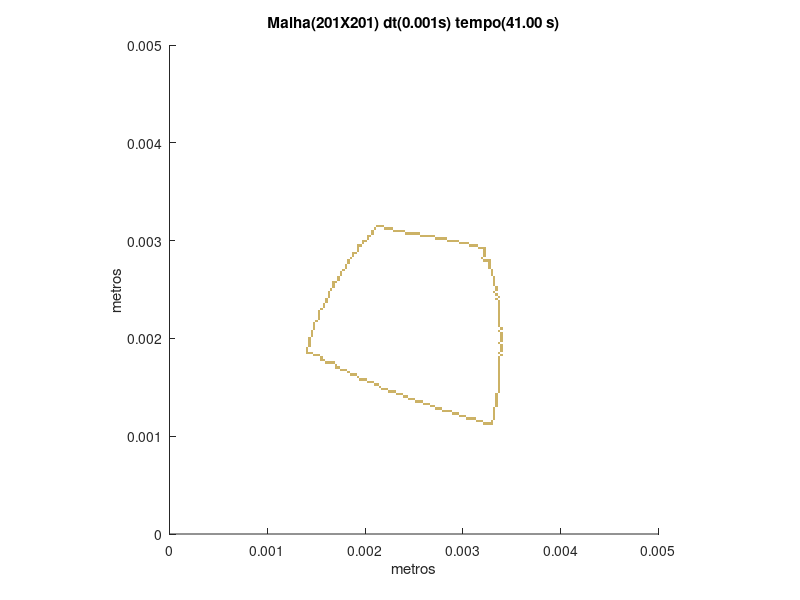

Recreate this plot in MATLAB.
set (gca,'PlotBoxAspectRatio',[1 1 1],'Xlim',[0,0.005],'Ylim',[0,0.005])
hold on
title('Malha(201X201) dt(0.001s) tempo(41.00 s)')
hold on
ylabel('metros')
hold on
xlabel('metros')
hold on

fill([0.0032089552238806 0.0032089552238806 0.00323383084577114 0.00323383084577114],[0.00111940298507463 0.00114427860696517 0.00114427860696517 0.00111940298507463],[0.8,0.7,0.4],'LineStyle','none')

fill([0.00323383084577114 0.00323383084577114 0.00325870646766169 0.00325870646766169],[0.00111940298507463 0.00114427860696517 0.00114427860696517 0.00111940298507463],[0.8,0.7,0.4],'LineStyle','none')

fill([0.00325870646766169 0.00325870646766169 0.00328358208955224 0.00328358208955224],[0.00111940298507463 0.00114427860696517 0.00114427860696517 0.00111940298507463],[0.8,0.7,0.4],'LineStyle','none')

fill([0.00328358208955224 0.00328358208955224 0.00330845771144279 0.00330845771144279],[0.00111940298507463 0.00114427860696517 0.00114427860696517 0.00111940298507463],[0.8,0.7,0.4],'LineStyle','none')

fill([0.00313432835820896 0.00313432835820896 0.0031592039800995 0.0031592039800995],[0.00114427860696517 0.00116915422885572 0.00116915422885572 0.00114427860696517],[0.8,0.7,0.4],'LineStyle','none')

fill([0.0031592039800995 0.0031592039800995 0.00318407960199005 0.00318407960199005],[0.00114427860696517 0.00116915422885572 0.00116915422885572 0.00114427860696517],[0.8,0.7,0.4],'LineStyle','none')

fill([0.00318407960199005 0.00318407960199005 0.0032089552238806 0.0032089552238806],[0.00114427860696517 0.00116915422885572 0.00116915422885572 0.00114427860696517],[0.8,0.7,0.4],'LineStyle','none')

fill([0.00328358208955224 0.00328358208955224 0.00330845771144279 0.00330845771144279],[0.00114427860696517 0.00116915422885572 0.00116915422885572 0.00114427860696517],[0.8,0.7,0.4],'LineStyle','none')

fill([0.00303482587064677 0.00303482587064677 0.00305970149253731 0.00305970149253731],[0.00116915422885572 0.00119402985074627 0.00119402985074627 0.00116915422885572],[0.8,0.7,0.4],'LineStyle','none')

fill([0.00305970149253731 0.00305970149253731 0.00308457711442786 0.00308457711442786],[0.00116915422885572 0.00119402985074627 0.00119402985074627 0.00116915422885572],[0.8,0.7,0.4],'LineStyle','none')

fill([0.00308457711442786 0.00308457711442786 0.00310945273631841 0.00310945273631841],[0.00116915422885572 0.00119402985074627 0.00119402985074627 0.00116915422885572],[0.8,0.7,0.4],'LineStyle','none')

fill([0.00310945273631841 0.00310945273631841 0.00313432835820896 0.00313432835820896],[0.00116915422885572 0.00119402985074627 0.00119402985074627 0.00116915422885572],[0.8,0.7,0.4],'LineStyle','none')

fill([0.00330845771144279 0.00330845771144279 0.00333333333333333 0.00333333333333333],[0.00116915422885572 0.00119402985074627 0.00119402985074627 0.00116915422885572],[0.8,0.7,0.4],'LineStyle','none')

fill([0.00296019900497512 0.00296019900497512 0.00298507462686567 0.00298507462686567],[0.00119402985074627 0.00121890547263682 0.00121890547263682 0.00119402985074627],[0.8,0.7,0.4],'LineStyle','none')

fill([0.00298507462686567 0.00298507462686567 0.00300995024875622 0.00300995024875622],[0.00119402985074627 0.00121890547263682 0.00121890547263682 0.00119402985074627],[0.8,0.7,0.4],'LineStyle','none')

fill([0.00300995024875622 0.00300995024875622 0.00303482587064677 0.00303482587064677],[0.00119402985074627 0.00121890547263682 0.00121890547263682 0.00119402985074627],[0.8,0.7,0.4],'LineStyle','none')

fill([0.00330845771144279 0.00330845771144279 0.00333333333333333 0.00333333333333333],[0.00119402985074627 0.00121890547263682 0.00121890547263682 0.00119402985074627],[0.8,0.7,0.4],'LineStyle','none')

fill([0.00288557213930348 0.00288557213930348 0.00291044776119403 0.00291044776119403],[0.00121890547263682 0.00124378109452736 0.00124378109452736 0.00121890547263682],[0.8,0.7,0.4],'LineStyle','none')

fill([0.00291044776119403 0.00291044776119403 0.00293532338308458 0.00293532338308458],[0.00121890547263682 0.00124378109452736 0.00124378109452736 0.00121890547263682],[0.8,0.7,0.4],'LineStyle','none')

fill([0.00293532338308458 0.00293532338308458 0.00296019900497512 0.00296019900497512],[0.00121890547263682 0.00124378109452736 0.00124378109452736 0.00121890547263682],[0.8,0.7,0.4],'LineStyle','none')

fill([0.00330845771144279 0.00330845771144279 0.00333333333333333 0.00333333333333333],[0.00121890547263682 0.00124378109452736 0.00124378109452736 0.00121890547263682],[0.8,0.7,0.4],'LineStyle','none')

fill([0.00278606965174129 0.00278606965174129 0.00281094527363184 0.00281094527363184],[0.00124378109452736 0.00126865671641791 0.00126865671641791 0.00124378109452736],[0.8,0.7,0.4],'LineStyle','none')

fill([0.00281094527363184 0.00281094527363184 0.00283582089552239 0.00283582089552239],[0.00124378109452736 0.00126865671641791 0.00126865671641791 0.00124378109452736],[0.8,0.7,0.4],'LineStyle','none')

fill([0.00283582089552239 0.00283582089552239 0.00286069651741294 0.00286069651741294],[0.00124378109452736 0.00126865671641791 0.00126865671641791 0.00124378109452736],[0.8,0.7,0.4],'LineStyle','none')

fill([0.00286069651741294 0.00286069651741294 0.00288557213930348 0.00288557213930348],[0.00124378109452736 0.00126865671641791 0.00126865671641791 0.00124378109452736],[0.8,0.7,0.4],'LineStyle','none')

fill([0.00330845771144279 0.00330845771144279 0.00333333333333333 0.00333333333333333],[0.00124378109452736 0.00126865671641791 0.00126865671641791 0.00124378109452736],[0.8,0.7,0.4],'LineStyle','none')

fill([0.00271144278606965 0.00271144278606965 0.0027363184079602 0.0027363184079602],[0.00126865671641791 0.00129353233830846 0.00129353233830846 0.00126865671641791],[0.8,0.7,0.4],'LineStyle','none')

fill([0.0027363184079602 0.0027363184079602 0.00276119402985075 0.00276119402985075],[0.00126865671641791 0.00129353233830846 0.00129353233830846 0.00126865671641791],[0.8,0.7,0.4],'LineStyle','none')

fill([0.00276119402985075 0.00276119402985075 0.00278606965174129 0.00278606965174129],[0.00126865671641791 0.00129353233830846 0.00129353233830846 0.00126865671641791],[0.8,0.7,0.4],'LineStyle','none')

fill([0.00330845771144279 0.00330845771144279 0.00333333333333333 0.00333333333333333],[0.00126865671641791 0.00129353233830846 0.00129353233830846 0.00126865671641791],[0.8,0.7,0.4],'LineStyle','none')

fill([0.00266169154228856 0.00266169154228856 0.0026865671641791 0.0026865671641791],[0.00129353233830846 0.001318407960199 0.001318407960199 0.00129353233830846],[0.8,0.7,0.4],'LineStyle','none')

fill([0.0026865671641791 0.0026865671641791 0.00271144278606965 0.00271144278606965],[0.00129353233830846 0.001318407960199 0.001318407960199 0.00129353233830846],[0.8,0.7,0.4],'LineStyle','none')

fill([0.00333333333333333 0.00333333333333333 0.00335820895522388 0.00335820895522388],[0.00129353233830846 0.001318407960199 0.001318407960199 0.00129353233830846],[0.8,0.7,0.4],'LineStyle','none')

fill([0.00258706467661692 0.00258706467661692 0.00261194029850746 0.00261194029850746],[0.001318407960199 0.00134328358208955 0.00134328358208955 0.001318407960199],[0.8,0.7,0.4],'LineStyle','none')

fill([0.00261194029850746 0.00261194029850746 0.00263681592039801 0.00263681592039801],[0.001318407960199 0.00134328358208955 0.00134328358208955 0.001318407960199],[0.8,0.7,0.4],'LineStyle','none')

fill([0.00263681592039801 0.00263681592039801 0.00266169154228856 0.00266169154228856],[0.001318407960199 0.00134328358208955 0.00134328358208955 0.001318407960199],[0.8,0.7,0.4],'LineStyle','none')

fill([0.00333333333333333 0.00333333333333333 0.00335820895522388 0.00335820895522388],[0.001318407960199 0.00134328358208955 0.00134328358208955 0.001318407960199],[0.8,0.7,0.4],'LineStyle','none')

fill([0.00251243781094527 0.00251243781094527 0.00253731343283582 0.00253731343283582],[0.00134328358208955 0.0013681592039801 0.0013681592039801 0.00134328358208955],[0.8,0.7,0.4],'LineStyle','none')

fill([0.00253731343283582 0.00253731343283582 0.00256218905472637 0.00256218905472637],[0.00134328358208955 0.0013681592039801 0.0013681592039801 0.00134328358208955],[0.8,0.7,0.4],'LineStyle','none')

fill([0.00256218905472637 0.00256218905472637 0.00258706467661692 0.00258706467661692],[0.00134328358208955 0.0013681592039801 0.0013681592039801 0.00134328358208955],[0.8,0.7,0.4],'LineStyle','none')

fill([0.00333333333333333 0.00333333333333333 0.00335820895522388 0.00335820895522388],[0.00134328358208955 0.0013681592039801 0.0013681592039801 0.00134328358208955],[0.8,0.7,0.4],'LineStyle','none')

fill([0.00243781094527363 0.00243781094527363 0.00246268656716418 0.00246268656716418],[0.0013681592039801 0.00139303482587065 0.00139303482587065 0.0013681592039801],[0.8,0.7,0.4],'LineStyle','none')

fill([0.00246268656716418 0.00246268656716418 0.00248756218905473 0.00248756218905473],[0.0013681592039801 0.00139303482587065 0.00139303482587065 0.0013681592039801],[0.8,0.7,0.4],'LineStyle','none')

fill([0.00248756218905473 0.00248756218905473 0.00251243781094527 0.00251243781094527],[0.0013681592039801 0.00139303482587065 0.00139303482587065 0.0013681592039801],[0.8,0.7,0.4],'LineStyle','none')

fill([0.00333333333333333 0.00333333333333333 0.00335820895522388 0.00335820895522388],[0.0013681592039801 0.00139303482587065 0.00139303482587065 0.0013681592039801],[0.8,0.7,0.4],'LineStyle','none')

fill([0.00238805970149254 0.00238805970149254 0.00241293532338308 0.00241293532338308],[0.00139303482587065 0.00141791044776119 0.00141791044776119 0.00139303482587065],[0.8,0.7,0.4],'LineStyle','none')

fill([0.00241293532338308 0.00241293532338308 0.00243781094527363 0.00243781094527363],[0.00139303482587065 0.00141791044776119 0.00141791044776119 0.00139303482587065],[0.8,0.7,0.4],'LineStyle','none')

fill([0.00333333333333333 0.00333333333333333 0.00335820895522388 0.00335820895522388],[0.00139303482587065 0.00141791044776119 0.00141791044776119 0.00139303482587065],[0.8,0.7,0.4],'LineStyle','none')

fill([0.0023134328358209 0.0023134328358209 0.00233830845771144 0.00233830845771144],[0.00141791044776119 0.00144278606965174 0.00144278606965174 0.00141791044776119],[0.8,0.7,0.4],'LineStyle','none')

fill([0.00233830845771144 0.00233830845771144 0.00236318407960199 0.00236318407960199],[0.00141791044776119 0.00144278606965174 0.00144278606965174 0.00141791044776119],[0.8,0.7,0.4],'LineStyle','none')

fill([0.00236318407960199 0.00236318407960199 0.00238805970149254 0.00238805970149254],[0.00141791044776119 0.00144278606965174 0.00144278606965174 0.00141791044776119],[0.8,0.7,0.4],'LineStyle','none')

fill([0.00333333333333333 0.00333333333333333 0.00335820895522388 0.00335820895522388],[0.00141791044776119 0.00144278606965174 0.00144278606965174 0.00141791044776119],[0.8,0.7,0.4],'LineStyle','none')

fill([0.00223880597014925 0.00223880597014925 0.0022636815920398 0.0022636815920398],[0.00144278606965174 0.00146766169154229 0.00146766169154229 0.00144278606965174],[0.8,0.7,0.4],'LineStyle','none')

fill([0.0022636815920398 0.0022636815920398 0.00228855721393035 0.00228855721393035],[0.00144278606965174 0.00146766169154229 0.00146766169154229 0.00144278606965174],[0.8,0.7,0.4],'LineStyle','none')

fill([0.00228855721393035 0.00228855721393035 0.0023134328358209 0.0023134328358209],[0.00144278606965174 0.00146766169154229 0.00146766169154229 0.00144278606965174],[0.8,0.7,0.4],'LineStyle','none')

fill([0.00335820895522388 0.00335820895522388 0.00338308457711443 0.00338308457711443],[0.00144278606965174 0.00146766169154229 0.00146766169154229 0.00144278606965174],[0.8,0.7,0.4],'LineStyle','none')

fill([0.00216417910447761 0.00216417910447761 0.00218905472636816 0.00218905472636816],[0.00146766169154229 0.00149253731343284 0.00149253731343284 0.00146766169154229],[0.8,0.7,0.4],'LineStyle','none')

fill([0.00218905472636816 0.00218905472636816 0.00221393034825871 0.00221393034825871],[0.00146766169154229 0.00149253731343284 0.00149253731343284 0.00146766169154229],[0.8,0.7,0.4],'LineStyle','none')

fill([0.00221393034825871 0.00221393034825871 0.00223880597014925 0.00223880597014925],[0.00146766169154229 0.00149253731343284 0.00149253731343284 0.00146766169154229],[0.8,0.7,0.4],'LineStyle','none')

fill([0.00335820895522388 0.00335820895522388 0.00338308457711443 0.00338308457711443],[0.00146766169154229 0.00149253731343284 0.00149253731343284 0.00146766169154229],[0.8,0.7,0.4],'LineStyle','none')

fill([0.00213930348258706 0.00213930348258706 0.00216417910447761 0.00216417910447761],[0.00149253731343284 0.00151741293532338 0.00151741293532338 0.00149253731343284],[0.8,0.7,0.4],'LineStyle','none')

fill([0.00335820895522388 0.00335820895522388 0.00338308457711443 0.00338308457711443],[0.00149253731343284 0.00151741293532338 0.00151741293532338 0.00149253731343284],[0.8,0.7,0.4],'LineStyle','none')

fill([0.00208955223880597 0.00208955223880597 0.00211442786069652 0.00211442786069652],[0.00151741293532338 0.00154228855721393 0.00154228855721393 0.00151741293532338],[0.8,0.7,0.4],'LineStyle','none')

fill([0.00211442786069652 0.00211442786069652 0.00213930348258706 0.00213930348258706],[0.00151741293532338 0.00154228855721393 0.00154228855721393 0.00151741293532338],[0.8,0.7,0.4],'LineStyle','none')

fill([0.00335820895522388 0.00335820895522388 0.00338308457711443 0.00338308457711443],[0.00151741293532338 0.00154228855721393 0.00154228855721393 0.00151741293532338],[0.8,0.7,0.4],'LineStyle','none')

fill([0.00201492537313433 0.00201492537313433 0.00203980099502488 0.00203980099502488],[0.00154228855721393 0.00156716417910448 0.00156716417910448 0.00154228855721393],[0.8,0.7,0.4],'LineStyle','none')

fill([0.00203980099502488 0.00203980099502488 0.00206467661691542 0.00206467661691542],[0.00154228855721393 0.00156716417910448 0.00156716417910448 0.00154228855721393],[0.8,0.7,0.4],'LineStyle','none')

fill([0.00206467661691542 0.00206467661691542 0.00208955223880597 0.00208955223880597],[0.00154228855721393 0.00156716417910448 0.00156716417910448 0.00154228855721393],[0.8,0.7,0.4],'LineStyle','none')

fill([0.00335820895522388 0.00335820895522388 0.00338308457711443 0.00338308457711443],[0.00154228855721393 0.00156716417910448 0.00156716417910448 0.00154228855721393],[0.8,0.7,0.4],'LineStyle','none')

fill([0.00194029850746269 0.00194029850746269 0.00196517412935323 0.00196517412935323],[0.00156716417910448 0.00159203980099502 0.00159203980099502 0.00156716417910448],[0.8,0.7,0.4],'LineStyle','none')

fill([0.00196517412935323 0.00196517412935323 0.00199004975124378 0.00199004975124378],[0.00156716417910448 0.00159203980099502 0.00159203980099502 0.00156716417910448],[0.8,0.7,0.4],'LineStyle','none')

fill([0.00199004975124378 0.00199004975124378 0.00201492537313433 0.00201492537313433],[0.00156716417910448 0.00159203980099502 0.00159203980099502 0.00156716417910448],[0.8,0.7,0.4],'LineStyle','none')

fill([0.00335820895522388 0.00335820895522388 0.00338308457711443 0.00338308457711443],[0.00156716417910448 0.00159203980099502 0.00159203980099502 0.00156716417910448],[0.8,0.7,0.4],'LineStyle','none')

fill([0.00191542288557214 0.00191542288557214 0.00194029850746269 0.00194029850746269],[0.00159203980099502 0.00161691542288557 0.00161691542288557 0.00159203980099502],[0.8,0.7,0.4],'LineStyle','none')

fill([0.00335820895522388 0.00335820895522388 0.00338308457711443 0.00338308457711443],[0.00159203980099502 0.00161691542288557 0.00161691542288557 0.00159203980099502],[0.8,0.7,0.4],'LineStyle','none')

fill([0.0018407960199005 0.0018407960199005 0.00186567164179104 0.00186567164179104],[0.00161691542288557 0.00164179104477612 0.00164179104477612 0.00161691542288557],[0.8,0.7,0.4],'LineStyle','none')

fill([0.00186567164179104 0.00186567164179104 0.00189054726368159 0.00189054726368159],[0.00161691542288557 0.00164179104477612 0.00164179104477612 0.00161691542288557],[0.8,0.7,0.4],'LineStyle','none')

fill([0.00189054726368159 0.00189054726368159 0.00191542288557214 0.00191542288557214],[0.00161691542288557 0.00164179104477612 0.00164179104477612 0.00161691542288557],[0.8,0.7,0.4],'LineStyle','none')

fill([0.00335820895522388 0.00335820895522388 0.00338308457711443 0.00338308457711443],[0.00161691542288557 0.00164179104477612 0.00164179104477612 0.00161691542288557],[0.8,0.7,0.4],'LineStyle','none')

fill([0.00181592039800995 0.00181592039800995 0.0018407960199005 0.0018407960199005],[0.00164179104477612 0.00166666666666667 0.00166666666666667 0.00164179104477612],[0.8,0.7,0.4],'LineStyle','none')

fill([0.00335820895522388 0.00335820895522388 0.00338308457711443 0.00338308457711443],[0.00164179104477612 0.00166666666666667 0.00166666666666667 0.00164179104477612],[0.8,0.7,0.4],'LineStyle','none')

fill([0.00174129353233831 0.00174129353233831 0.00176616915422886 0.00176616915422886],[0.00166666666666667 0.00169154228855721 0.00169154228855721 0.00166666666666667],[0.8,0.7,0.4],'LineStyle','none')

fill([0.00176616915422886 0.00176616915422886 0.0017910447761194 0.0017910447761194],[0.00166666666666667 0.00169154228855721 0.00169154228855721 0.00166666666666667],[0.8,0.7,0.4],'LineStyle','none')

fill([0.0017910447761194 0.0017910447761194 0.00181592039800995 0.00181592039800995],[0.00166666666666667 0.00169154228855721 0.00169154228855721 0.00166666666666667],[0.8,0.7,0.4],'LineStyle','none')

fill([0.00335820895522388 0.00335820895522388 0.00338308457711443 0.00338308457711443],[0.00166666666666667 0.00169154228855721 0.00169154228855721 0.00166666666666667],[0.8,0.7,0.4],'LineStyle','none')

fill([0.00169154228855721 0.00169154228855721 0.00171641791044776 0.00171641791044776],[0.00169154228855721 0.00171641791044776 0.00171641791044776 0.00169154228855721],[0.8,0.7,0.4],'LineStyle','none')

fill([0.00171641791044776 0.00171641791044776 0.00174129353233831 0.00174129353233831],[0.00169154228855721 0.00171641791044776 0.00171641791044776 0.00169154228855721],[0.8,0.7,0.4],'LineStyle','none')

fill([0.00335820895522388 0.00335820895522388 0.00338308457711443 0.00338308457711443],[0.00169154228855721 0.00171641791044776 0.00171641791044776 0.00169154228855721],[0.8,0.7,0.4],'LineStyle','none')

fill([0.00169154228855721 0.00169154228855721 0.00171641791044776 0.00171641791044776],[0.00171641791044776 0.00174129353233831 0.00174129353233831 0.00171641791044776],[0.8,0.7,0.4],'LineStyle','none')

fill([0.00335820895522388 0.00335820895522388 0.00338308457711443 0.00338308457711443],[0.00171641791044776 0.00174129353233831 0.00174129353233831 0.00171641791044776],[0.8,0.7,0.4],'LineStyle','none')

fill([0.00159203980099502 0.00159203980099502 0.00161691542288557 0.00161691542288557],[0.00174129353233831 0.00176616915422886 0.00176616915422886 0.00174129353233831],[0.8,0.7,0.4],'LineStyle','none')

fill([0.00161691542288557 0.00161691542288557 0.00164179104477612 0.00164179104477612],[0.00174129353233831 0.00176616915422886 0.00176616915422886 0.00174129353233831],[0.8,0.7,0.4],'LineStyle','none')

fill([0.00164179104477612 0.00164179104477612 0.00166666666666667 0.00166666666666667],[0.00174129353233831 0.00176616915422886 0.00176616915422886 0.00174129353233831],[0.8,0.7,0.4],'LineStyle','none')

fill([0.00166666666666667 0.00166666666666667 0.00169154228855721 0.00169154228855721],[0.00174129353233831 0.00176616915422886 0.00176616915422886 0.00174129353233831],[0.8,0.7,0.4],'LineStyle','none')

fill([0.00335820895522388 0.00335820895522388 0.00338308457711443 0.00338308457711443],[0.00174129353233831 0.00176616915422886 0.00176616915422886 0.00174129353233831],[0.8,0.7,0.4],'LineStyle','none')

fill([0.00154228855721393 0.00154228855721393 0.00156716417910448 0.00156716417910448],[0.00176616915422886 0.0017910447761194 0.0017910447761194 0.00176616915422886],[0.8,0.7,0.4],'LineStyle','none')

fill([0.00156716417910448 0.00156716417910448 0.00159203980099502 0.00159203980099502],[0.00176616915422886 0.0017910447761194 0.0017910447761194 0.00176616915422886],[0.8,0.7,0.4],'LineStyle','none')

fill([0.00335820895522388 0.00335820895522388 0.00338308457711443 0.00338308457711443],[0.00176616915422886 0.0017910447761194 0.0017910447761194 0.00176616915422886],[0.8,0.7,0.4],'LineStyle','none')

fill([0.00154228855721393 0.00154228855721393 0.00156716417910448 0.00156716417910448],[0.0017910447761194 0.00181592039800995 0.00181592039800995 0.0017910447761194],[0.8,0.7,0.4],'LineStyle','none')

fill([0.00335820895522388 0.00335820895522388 0.00338308457711443 0.00338308457711443],[0.0017910447761194 0.00181592039800995 0.00181592039800995 0.0017910447761194],[0.8,0.7,0.4],'LineStyle','none')

fill([0.00146766169154229 0.00146766169154229 0.00149253731343284 0.00149253731343284],[0.00181592039800995 0.0018407960199005 0.0018407960199005 0.00181592039800995],[0.8,0.7,0.4],'LineStyle','none')

fill([0.00149253731343284 0.00149253731343284 0.00151741293532338 0.00151741293532338],[0.00181592039800995 0.0018407960199005 0.0018407960199005 0.00181592039800995],[0.8,0.7,0.4],'LineStyle','none')

fill([0.00151741293532338 0.00151741293532338 0.00154228855721393 0.00154228855721393],[0.00181592039800995 0.0018407960199005 0.0018407960199005 0.00181592039800995],[0.8,0.7,0.4],'LineStyle','none')

fill([0.00338308457711443 0.00338308457711443 0.00340796019900498 0.00340796019900498],[0.00181592039800995 0.0018407960199005 0.0018407960199005 0.00181592039800995],[0.8,0.7,0.4],'LineStyle','none')

fill([0.00139303482587065 0.00139303482587065 0.00141791044776119 0.00141791044776119],[0.0018407960199005 0.00186567164179104 0.00186567164179104 0.0018407960199005],[0.8,0.7,0.4],'LineStyle','none')

fill([0.00141791044776119 0.00141791044776119 0.00144278606965174 0.00144278606965174],[0.0018407960199005 0.00186567164179104 0.00186567164179104 0.0018407960199005],[0.8,0.7,0.4],'LineStyle','none')

fill([0.00144278606965174 0.00144278606965174 0.00146766169154229 0.00146766169154229],[0.0018407960199005 0.00186567164179104 0.00186567164179104 0.0018407960199005],[0.8,0.7,0.4],'LineStyle','none')

fill([0.00335820895522388 0.00335820895522388 0.00338308457711443 0.00338308457711443],[0.0018407960199005 0.00186567164179104 0.00186567164179104 0.0018407960199005],[0.8,0.7,0.4],'LineStyle','none')

fill([0.00139303482587065 0.00139303482587065 0.00141791044776119 0.00141791044776119],[0.00186567164179104 0.00189054726368159 0.00189054726368159 0.00186567164179104],[0.8,0.7,0.4],'LineStyle','none')

fill([0.00338308457711443 0.00338308457711443 0.00340796019900498 0.00340796019900498],[0.00186567164179104 0.00189054726368159 0.00189054726368159 0.00186567164179104],[0.8,0.7,0.4],'LineStyle','none')

fill([0.00139303482587065 0.00139303482587065 0.00141791044776119 0.00141791044776119],[0.00189054726368159 0.00191542288557214 0.00191542288557214 0.00189054726368159],[0.8,0.7,0.4],'LineStyle','none')

fill([0.00338308457711443 0.00338308457711443 0.00340796019900498 0.00340796019900498],[0.00189054726368159 0.00191542288557214 0.00191542288557214 0.00189054726368159],[0.8,0.7,0.4],'LineStyle','none')

fill([0.00141791044776119 0.00141791044776119 0.00144278606965174 0.00144278606965174],[0.00191542288557214 0.00194029850746269 0.00194029850746269 0.00191542288557214],[0.8,0.7,0.4],'LineStyle','none')

fill([0.00338308457711443 0.00338308457711443 0.00340796019900498 0.00340796019900498],[0.00191542288557214 0.00194029850746269 0.00194029850746269 0.00191542288557214],[0.8,0.7,0.4],'LineStyle','none')

fill([0.00141791044776119 0.00141791044776119 0.00144278606965174 0.00144278606965174],[0.00194029850746269 0.00196517412935323 0.00196517412935323 0.00194029850746269],[0.8,0.7,0.4],'LineStyle','none')

fill([0.00335820895522388 0.00335820895522388 0.00338308457711443 0.00338308457711443],[0.00194029850746269 0.00196517412935323 0.00196517412935323 0.00194029850746269],[0.8,0.7,0.4],'LineStyle','none')

fill([0.00141791044776119 0.00141791044776119 0.00144278606965174 0.00144278606965174],[0.00196517412935323 0.00199004975124378 0.00199004975124378 0.00196517412935323],[0.8,0.7,0.4],'LineStyle','none')

fill([0.00338308457711443 0.00338308457711443 0.00340796019900498 0.00340796019900498],[0.00196517412935323 0.00199004975124378 0.00199004975124378 0.00196517412935323],[0.8,0.7,0.4],'LineStyle','none')

fill([0.00141791044776119 0.00141791044776119 0.00144278606965174 0.00144278606965174],[0.00199004975124378 0.00201492537313433 0.00201492537313433 0.00199004975124378],[0.8,0.7,0.4],'LineStyle','none')

fill([0.00338308457711443 0.00338308457711443 0.00340796019900498 0.00340796019900498],[0.00199004975124378 0.00201492537313433 0.00201492537313433 0.00199004975124378],[0.8,0.7,0.4],'LineStyle','none')

fill([0.00144278606965174 0.00144278606965174 0.00146766169154229 0.00146766169154229],[0.00201492537313433 0.00203980099502488 0.00203980099502488 0.00201492537313433],[0.8,0.7,0.4],'LineStyle','none')

fill([0.00338308457711443 0.00338308457711443 0.00340796019900498 0.00340796019900498],[0.00201492537313433 0.00203980099502488 0.00203980099502488 0.00201492537313433],[0.8,0.7,0.4],'LineStyle','none')

fill([0.00144278606965174 0.00144278606965174 0.00146766169154229 0.00146766169154229],[0.00203980099502488 0.00206467661691542 0.00206467661691542 0.00203980099502488],[0.8,0.7,0.4],'LineStyle','none')

fill([0.00338308457711443 0.00338308457711443 0.00340796019900498 0.00340796019900498],[0.00203980099502488 0.00206467661691542 0.00206467661691542 0.00203980099502488],[0.8,0.7,0.4],'LineStyle','none')

fill([0.00144278606965174 0.00144278606965174 0.00146766169154229 0.00146766169154229],[0.00206467661691542 0.00208955223880597 0.00208955223880597 0.00206467661691542],[0.8,0.7,0.4],'LineStyle','none')

fill([0.00335820895522388 0.00335820895522388 0.00338308457711443 0.00338308457711443],[0.00206467661691542 0.00208955223880597 0.00208955223880597 0.00206467661691542],[0.8,0.7,0.4],'LineStyle','none')

fill([0.00146766169154229 0.00146766169154229 0.00149253731343284 0.00149253731343284],[0.00208955223880597 0.00211442786069652 0.00211442786069652 0.00208955223880597],[0.8,0.7,0.4],'LineStyle','none')

fill([0.00338308457711443 0.00338308457711443 0.00340796019900498 0.00340796019900498],[0.00208955223880597 0.00211442786069652 0.00211442786069652 0.00208955223880597],[0.8,0.7,0.4],'LineStyle','none')

fill([0.00146766169154229 0.00146766169154229 0.00149253731343284 0.00149253731343284],[0.00211442786069652 0.00213930348258706 0.00213930348258706 0.00211442786069652],[0.8,0.7,0.4],'LineStyle','none')

fill([0.00335820895522388 0.00335820895522388 0.00338308457711443 0.00338308457711443],[0.00211442786069652 0.00213930348258706 0.00213930348258706 0.00211442786069652],[0.8,0.7,0.4],'LineStyle','none')

fill([0.00146766169154229 0.00146766169154229 0.00149253731343284 0.00149253731343284],[0.00213930348258706 0.00216417910447761 0.00216417910447761 0.00213930348258706],[0.8,0.7,0.4],'LineStyle','none')

fill([0.00335820895522388 0.00335820895522388 0.00338308457711443 0.00338308457711443],[0.00213930348258706 0.00216417910447761 0.00216417910447761 0.00213930348258706],[0.8,0.7,0.4],'LineStyle','none')

fill([0.00149253731343284 0.00149253731343284 0.00151741293532338 0.00151741293532338],[0.00216417910447761 0.00218905472636816 0.00218905472636816 0.00216417910447761],[0.8,0.7,0.4],'LineStyle','none')

fill([0.00335820895522388 0.00335820895522388 0.00338308457711443 0.00338308457711443],[0.00216417910447761 0.00218905472636816 0.00218905472636816 0.00216417910447761],[0.8,0.7,0.4],'LineStyle','none')

fill([0.00151741293532338 0.00151741293532338 0.00154228855721393 0.00154228855721393],[0.00218905472636816 0.00221393034825871 0.00221393034825871 0.00218905472636816],[0.8,0.7,0.4],'LineStyle','none')

fill([0.00335820895522388 0.00335820895522388 0.00338308457711443 0.00338308457711443],[0.00218905472636816 0.00221393034825871 0.00221393034825871 0.00218905472636816],[0.8,0.7,0.4],'LineStyle','none')

fill([0.00151741293532338 0.00151741293532338 0.00154228855721393 0.00154228855721393],[0.00221393034825871 0.00223880597014925 0.00223880597014925 0.00221393034825871],[0.8,0.7,0.4],'LineStyle','none')

fill([0.00335820895522388 0.00335820895522388 0.00338308457711443 0.00338308457711443],[0.00221393034825871 0.00223880597014925 0.00223880597014925 0.00221393034825871],[0.8,0.7,0.4],'LineStyle','none')

fill([0.00151741293532338 0.00151741293532338 0.00154228855721393 0.00154228855721393],[0.00223880597014925 0.0022636815920398 0.0022636815920398 0.00223880597014925],[0.8,0.7,0.4],'LineStyle','none')

fill([0.00335820895522388 0.00335820895522388 0.00338308457711443 0.00338308457711443],[0.00223880597014925 0.0022636815920398 0.0022636815920398 0.00223880597014925],[0.8,0.7,0.4],'LineStyle','none')

fill([0.00151741293532338 0.00151741293532338 0.00154228855721393 0.00154228855721393],[0.0022636815920398 0.00228855721393035 0.00228855721393035 0.0022636815920398],[0.8,0.7,0.4],'LineStyle','none')

fill([0.00335820895522388 0.00335820895522388 0.00338308457711443 0.00338308457711443],[0.0022636815920398 0.00228855721393035 0.00228855721393035 0.0022636815920398],[0.8,0.7,0.4],'LineStyle','none')

fill([0.00154228855721393 0.00154228855721393 0.00156716417910448 0.00156716417910448],[0.00228855721393035 0.0023134328358209 0.0023134328358209 0.00228855721393035],[0.8,0.7,0.4],'LineStyle','none')

fill([0.00335820895522388 0.00335820895522388 0.00338308457711443 0.00338308457711443],[0.00228855721393035 0.0023134328358209 0.0023134328358209 0.00228855721393035],[0.8,0.7,0.4],'LineStyle','none')

fill([0.00156716417910448 0.00156716417910448 0.00159203980099502 0.00159203980099502],[0.0023134328358209 0.00233830845771144 0.00233830845771144 0.0023134328358209],[0.8,0.7,0.4],'LineStyle','none')

fill([0.00335820895522388 0.00335820895522388 0.00338308457711443 0.00338308457711443],[0.0023134328358209 0.00233830845771144 0.00233830845771144 0.0023134328358209],[0.8,0.7,0.4],'LineStyle','none')

fill([0.00156716417910448 0.00156716417910448 0.00159203980099502 0.00159203980099502],[0.00233830845771144 0.00236318407960199 0.00236318407960199 0.00233830845771144],[0.8,0.7,0.4],'LineStyle','none')

fill([0.00335820895522388 0.00335820895522388 0.00338308457711443 0.00338308457711443],[0.00233830845771144 0.00236318407960199 0.00236318407960199 0.00233830845771144],[0.8,0.7,0.4],'LineStyle','none')

fill([0.00159203980099502 0.00159203980099502 0.00161691542288557 0.00161691542288557],[0.00236318407960199 0.00238805970149254 0.00238805970149254 0.00236318407960199],[0.8,0.7,0.4],'LineStyle','none')

fill([0.00335820895522388 0.00335820895522388 0.00338308457711443 0.00338308457711443],[0.00236318407960199 0.00238805970149254 0.00238805970149254 0.00236318407960199],[0.8,0.7,0.4],'LineStyle','none')

fill([0.00159203980099502 0.00159203980099502 0.00161691542288557 0.00161691542288557],[0.00238805970149254 0.00241293532338308 0.00241293532338308 0.00238805970149254],[0.8,0.7,0.4],'LineStyle','none')

fill([0.00333333333333333 0.00333333333333333 0.00335820895522388 0.00335820895522388],[0.00238805970149254 0.00241293532338308 0.00241293532338308 0.00238805970149254],[0.8,0.7,0.4],'LineStyle','none')

fill([0.00161691542288557 0.00161691542288557 0.00164179104477612 0.00164179104477612],[0.00241293532338308 0.00243781094527363 0.00243781094527363 0.00241293532338308],[0.8,0.7,0.4],'LineStyle','none')

fill([0.00335820895522388 0.00335820895522388 0.00338308457711443 0.00338308457711443],[0.00241293532338308 0.00243781094527363 0.00243781094527363 0.00241293532338308],[0.8,0.7,0.4],'LineStyle','none')

fill([0.00161691542288557 0.00161691542288557 0.00164179104477612 0.00164179104477612],[0.00243781094527363 0.00246268656716418 0.00246268656716418 0.00243781094527363],[0.8,0.7,0.4],'LineStyle','none')

fill([0.00333333333333333 0.00333333333333333 0.00335820895522388 0.00335820895522388],[0.00243781094527363 0.00246268656716418 0.00246268656716418 0.00243781094527363],[0.8,0.7,0.4],'LineStyle','none')

fill([0.00161691542288557 0.00161691542288557 0.00164179104477612 0.00164179104477612],[0.00246268656716418 0.00248756218905473 0.00248756218905473 0.00246268656716418],[0.8,0.7,0.4],'LineStyle','none')

fill([0.00330845771144279 0.00330845771144279 0.00333333333333333 0.00333333333333333],[0.00246268656716418 0.00248756218905473 0.00248756218905473 0.00246268656716418],[0.8,0.7,0.4],'LineStyle','none')

fill([0.00164179104477612 0.00164179104477612 0.00166666666666667 0.00166666666666667],[0.00248756218905473 0.00251243781094527 0.00251243781094527 0.00248756218905473],[0.8,0.7,0.4],'LineStyle','none')

fill([0.00333333333333333 0.00333333333333333 0.00335820895522388 0.00335820895522388],[0.00248756218905473 0.00251243781094527 0.00251243781094527 0.00248756218905473],[0.8,0.7,0.4],'LineStyle','none')

fill([0.00166666666666667 0.00166666666666667 0.00169154228855721 0.00169154228855721],[0.00251243781094527 0.00253731343283582 0.00253731343283582 0.00251243781094527],[0.8,0.7,0.4],'LineStyle','none')

fill([0.00333333333333333 0.00333333333333333 0.00335820895522388 0.00335820895522388],[0.00251243781094527 0.00253731343283582 0.00253731343283582 0.00251243781094527],[0.8,0.7,0.4],'LineStyle','none')

fill([0.00166666666666667 0.00166666666666667 0.00169154228855721 0.00169154228855721],[0.00253731343283582 0.00256218905472637 0.00256218905472637 0.00253731343283582],[0.8,0.7,0.4],'LineStyle','none')

fill([0.00330845771144279 0.00330845771144279 0.00333333333333333 0.00333333333333333],[0.00253731343283582 0.00256218905472637 0.00256218905472637 0.00253731343283582],[0.8,0.7,0.4],'LineStyle','none')

fill([0.00166666666666667 0.00166666666666667 0.00169154228855721 0.00169154228855721],[0.00256218905472637 0.00258706467661692 0.00258706467661692 0.00256218905472637],[0.8,0.7,0.4],'LineStyle','none')

fill([0.00169154228855721 0.00169154228855721 0.00171641791044776 0.00171641791044776],[0.00256218905472637 0.00258706467661692 0.00258706467661692 0.00256218905472637],[0.8,0.7,0.4],'LineStyle','none')

fill([0.00330845771144279 0.00330845771144279 0.00333333333333333 0.00333333333333333],[0.00256218905472637 0.00258706467661692 0.00258706467661692 0.00256218905472637],[0.8,0.7,0.4],'LineStyle','none')

fill([0.00171641791044776 0.00171641791044776 0.00174129353233831 0.00174129353233831],[0.00258706467661692 0.00261194029850746 0.00261194029850746 0.00258706467661692],[0.8,0.7,0.4],'LineStyle','none')

fill([0.00330845771144279 0.00330845771144279 0.00333333333333333 0.00333333333333333],[0.00258706467661692 0.00261194029850746 0.00261194029850746 0.00258706467661692],[0.8,0.7,0.4],'LineStyle','none')

fill([0.00171641791044776 0.00171641791044776 0.00174129353233831 0.00174129353233831],[0.00261194029850746 0.00263681592039801 0.00263681592039801 0.00261194029850746],[0.8,0.7,0.4],'LineStyle','none')

fill([0.00330845771144279 0.00330845771144279 0.00333333333333333 0.00333333333333333],[0.00261194029850746 0.00263681592039801 0.00263681592039801 0.00261194029850746],[0.8,0.7,0.4],'LineStyle','none')

fill([0.00174129353233831 0.00174129353233831 0.00176616915422886 0.00176616915422886],[0.00263681592039801 0.00266169154228856 0.00266169154228856 0.00263681592039801],[0.8,0.7,0.4],'LineStyle','none')

fill([0.00328358208955224 0.00328358208955224 0.00330845771144279 0.00330845771144279],[0.00263681592039801 0.00266169154228856 0.00266169154228856 0.00263681592039801],[0.8,0.7,0.4],'LineStyle','none')

fill([0.00174129353233831 0.00174129353233831 0.00176616915422886 0.00176616915422886],[0.00266169154228856 0.0026865671641791 0.0026865671641791 0.00266169154228856],[0.8,0.7,0.4],'LineStyle','none')

fill([0.00328358208955224 0.00328358208955224 0.00330845771144279 0.00330845771144279],[0.00266169154228856 0.0026865671641791 0.0026865671641791 0.00266169154228856],[0.8,0.7,0.4],'LineStyle','none')

fill([0.00176616915422886 0.00176616915422886 0.0017910447761194 0.0017910447761194],[0.0026865671641791 0.00271144278606965 0.00271144278606965 0.0026865671641791],[0.8,0.7,0.4],'LineStyle','none')

fill([0.00328358208955224 0.00328358208955224 0.00330845771144279 0.00330845771144279],[0.0026865671641791 0.00271144278606965 0.00271144278606965 0.0026865671641791],[0.8,0.7,0.4],'LineStyle','none')

fill([0.0017910447761194 0.0017910447761194 0.00181592039800995 0.00181592039800995],[0.00271144278606965 0.0027363184079602 0.0027363184079602 0.00271144278606965],[0.8,0.7,0.4],'LineStyle','none')

fill([0.00325870646766169 0.00325870646766169 0.00328358208955224 0.00328358208955224],[0.00271144278606965 0.0027363184079602 0.0027363184079602 0.00271144278606965],[0.8,0.7,0.4],'LineStyle','none')

fill([0.0017910447761194 0.0017910447761194 0.00181592039800995 0.00181592039800995],[0.0027363184079602 0.00276119402985075 0.00276119402985075 0.0027363184079602],[0.8,0.7,0.4],'LineStyle','none')

fill([0.00325870646766169 0.00325870646766169 0.00328358208955224 0.00328358208955224],[0.0027363184079602 0.00276119402985075 0.00276119402985075 0.0027363184079602],[0.8,0.7,0.4],'LineStyle','none')

fill([0.00181592039800995 0.00181592039800995 0.0018407960199005 0.0018407960199005],[0.00276119402985075 0.00278606965174129 0.00278606965174129 0.00276119402985075],[0.8,0.7,0.4],'LineStyle','none')

fill([0.00325870646766169 0.00325870646766169 0.00328358208955224 0.00328358208955224],[0.00276119402985075 0.00278606965174129 0.00278606965174129 0.00276119402985075],[0.8,0.7,0.4],'LineStyle','none')

fill([0.00181592039800995 0.00181592039800995 0.0018407960199005 0.0018407960199005],[0.00278606965174129 0.00281094527363184 0.00281094527363184 0.00278606965174129],[0.8,0.7,0.4],'LineStyle','none')

fill([0.0032089552238806 0.0032089552238806 0.00323383084577114 0.00323383084577114],[0.00278606965174129 0.00281094527363184 0.00281094527363184 0.00278606965174129],[0.8,0.7,0.4],'LineStyle','none')

fill([0.00323383084577114 0.00323383084577114 0.00325870646766169 0.00325870646766169],[0.00278606965174129 0.00281094527363184 0.00281094527363184 0.00278606965174129],[0.8,0.7,0.4],'LineStyle','none')

fill([0.00325870646766169 0.00325870646766169 0.00328358208955224 0.00328358208955224],[0.00278606965174129 0.00281094527363184 0.00281094527363184 0.00278606965174129],[0.8,0.7,0.4],'LineStyle','none')

fill([0.0018407960199005 0.0018407960199005 0.00186567164179104 0.00186567164179104],[0.00281094527363184 0.00283582089552239 0.00283582089552239 0.00281094527363184],[0.8,0.7,0.4],'LineStyle','none')

fill([0.00318407960199005 0.00318407960199005 0.0032089552238806 0.0032089552238806],[0.00281094527363184 0.00283582089552239 0.00283582089552239 0.00281094527363184],[0.8,0.7,0.4],'LineStyle','none')

fill([0.00186567164179104 0.00186567164179104 0.00189054726368159 0.00189054726368159],[0.00283582089552239 0.00286069651741294 0.00286069651741294 0.00283582089552239],[0.8,0.7,0.4],'LineStyle','none')

fill([0.0032089552238806 0.0032089552238806 0.00323383084577114 0.00323383084577114],[0.00283582089552239 0.00286069651741294 0.00286069651741294 0.00283582089552239],[0.8,0.7,0.4],'LineStyle','none')

fill([0.00186567164179104 0.00186567164179104 0.00189054726368159 0.00189054726368159],[0.00286069651741294 0.00288557213930348 0.00288557213930348 0.00286069651741294],[0.8,0.7,0.4],'LineStyle','none')

fill([0.00189054726368159 0.00189054726368159 0.00191542288557214 0.00191542288557214],[0.00286069651741294 0.00288557213930348 0.00288557213930348 0.00286069651741294],[0.8,0.7,0.4],'LineStyle','none')

fill([0.0032089552238806 0.0032089552238806 0.00323383084577114 0.00323383084577114],[0.00286069651741294 0.00288557213930348 0.00288557213930348 0.00286069651741294],[0.8,0.7,0.4],'LineStyle','none')

fill([0.00191542288557214 0.00191542288557214 0.00194029850746269 0.00194029850746269],[0.00288557213930348 0.00291044776119403 0.00291044776119403 0.00288557213930348],[0.8,0.7,0.4],'LineStyle','none')

fill([0.0032089552238806 0.0032089552238806 0.00323383084577114 0.00323383084577114],[0.00288557213930348 0.00291044776119403 0.00291044776119403 0.00288557213930348],[0.8,0.7,0.4],'LineStyle','none')

fill([0.00191542288557214 0.00191542288557214 0.00194029850746269 0.00194029850746269],[0.00291044776119403 0.00293532338308458 0.00293532338308458 0.00291044776119403],[0.8,0.7,0.4],'LineStyle','none')

fill([0.0031592039800995 0.0031592039800995 0.00318407960199005 0.00318407960199005],[0.00291044776119403 0.00293532338308458 0.00293532338308458 0.00291044776119403],[0.8,0.7,0.4],'LineStyle','none')

fill([0.00318407960199005 0.00318407960199005 0.0032089552238806 0.0032089552238806],[0.00291044776119403 0.00293532338308458 0.00293532338308458 0.00291044776119403],[0.8,0.7,0.4],'LineStyle','none')

fill([0.0032089552238806 0.0032089552238806 0.00323383084577114 0.00323383084577114],[0.00291044776119403 0.00293532338308458 0.00293532338308458 0.00291044776119403],[0.8,0.7,0.4],'LineStyle','none')

fill([0.00191542288557214 0.00191542288557214 0.00194029850746269 0.00194029850746269],[0.00293532338308458 0.00296019900497512 0.00296019900497512 0.00293532338308458],[0.8,0.7,0.4],'LineStyle','none')

fill([0.00194029850746269 0.00194029850746269 0.00196517412935323 0.00196517412935323],[0.00293532338308458 0.00296019900497512 0.00296019900497512 0.00293532338308458],[0.8,0.7,0.4],'LineStyle','none')

fill([0.00305970149253731 0.00305970149253731 0.00308457711442786 0.00308457711442786],[0.00293532338308458 0.00296019900497512 0.00296019900497512 0.00293532338308458],[0.8,0.7,0.4],'LineStyle','none')

fill([0.00308457711442786 0.00308457711442786 0.00310945273631841 0.00310945273631841],[0.00293532338308458 0.00296019900497512 0.00296019900497512 0.00293532338308458],[0.8,0.7,0.4],'LineStyle','none')

fill([0.00310945273631841 0.00310945273631841 0.00313432835820896 0.00313432835820896],[0.00293532338308458 0.00296019900497512 0.00296019900497512 0.00293532338308458],[0.8,0.7,0.4],'LineStyle','none')

fill([0.00313432835820896 0.00313432835820896 0.0031592039800995 0.0031592039800995],[0.00293532338308458 0.00296019900497512 0.00296019900497512 0.00293532338308458],[0.8,0.7,0.4],'LineStyle','none')

fill([0.00196517412935323 0.00196517412935323 0.00199004975124378 0.00199004975124378],[0.00296019900497512 0.00298507462686567 0.00298507462686567 0.00296019900497512],[0.8,0.7,0.4],'LineStyle','none')

fill([0.00296019900497512 0.00296019900497512 0.00298507462686567 0.00298507462686567],[0.00296019900497512 0.00298507462686567 0.00298507462686567 0.00296019900497512],[0.8,0.7,0.4],'LineStyle','none')

fill([0.00298507462686567 0.00298507462686567 0.00300995024875622 0.00300995024875622],[0.00296019900497512 0.00298507462686567 0.00298507462686567 0.00296019900497512],[0.8,0.7,0.4],'LineStyle','none')

fill([0.00300995024875622 0.00300995024875622 0.00303482587064677 0.00303482587064677],[0.00296019900497512 0.00298507462686567 0.00298507462686567 0.00296019900497512],[0.8,0.7,0.4],'LineStyle','none')

fill([0.00303482587064677 0.00303482587064677 0.00305970149253731 0.00305970149253731],[0.00296019900497512 0.00298507462686567 0.00298507462686567 0.00296019900497512],[0.8,0.7,0.4],'LineStyle','none')

fill([0.00196517412935323 0.00196517412935323 0.00199004975124378 0.00199004975124378],[0.00298507462686567 0.00300995024875622 0.00300995024875622 0.00298507462686567],[0.8,0.7,0.4],'LineStyle','none')

fill([0.00199004975124378 0.00199004975124378 0.00201492537313433 0.00201492537313433],[0.00298507462686567 0.00300995024875622 0.00300995024875622 0.00298507462686567],[0.8,0.7,0.4],'LineStyle','none')

fill([0.00283582089552239 0.00283582089552239 0.00286069651741294 0.00286069651741294],[0.00298507462686567 0.00300995024875622 0.00300995024875622 0.00298507462686567],[0.8,0.7,0.4],'LineStyle','none')

fill([0.00286069651741294 0.00286069651741294 0.00288557213930348 0.00288557213930348],[0.00298507462686567 0.00300995024875622 0.00300995024875622 0.00298507462686567],[0.8,0.7,0.4],'LineStyle','none')

fill([0.00288557213930348 0.00288557213930348 0.00291044776119403 0.00291044776119403],[0.00298507462686567 0.00300995024875622 0.00300995024875622 0.00298507462686567],[0.8,0.7,0.4],'LineStyle','none')

fill([0.00291044776119403 0.00291044776119403 0.00293532338308458 0.00293532338308458],[0.00298507462686567 0.00300995024875622 0.00300995024875622 0.00298507462686567],[0.8,0.7,0.4],'LineStyle','none')

fill([0.00293532338308458 0.00293532338308458 0.00296019900497512 0.00296019900497512],[0.00298507462686567 0.00300995024875622 0.00300995024875622 0.00298507462686567],[0.8,0.7,0.4],'LineStyle','none')

fill([0.00201492537313433 0.00201492537313433 0.00203980099502488 0.00203980099502488],[0.00300995024875622 0.00303482587064677 0.00303482587064677 0.00300995024875622],[0.8,0.7,0.4],'LineStyle','none')

fill([0.00271144278606965 0.00271144278606965 0.0027363184079602 0.0027363184079602],[0.00300995024875622 0.00303482587064677 0.00303482587064677 0.00300995024875622],[0.8,0.7,0.4],'LineStyle','none')

fill([0.0027363184079602 0.0027363184079602 0.00276119402985075 0.00276119402985075],[0.00300995024875622 0.00303482587064677 0.00303482587064677 0.00300995024875622],[0.8,0.7,0.4],'LineStyle','none')

fill([0.00276119402985075 0.00276119402985075 0.00278606965174129 0.00278606965174129],[0.00300995024875622 0.00303482587064677 0.00303482587064677 0.00300995024875622],[0.8,0.7,0.4],'LineStyle','none')

fill([0.00278606965174129 0.00278606965174129 0.00281094527363184 0.00281094527363184],[0.00300995024875622 0.00303482587064677 0.00303482587064677 0.00300995024875622],[0.8,0.7,0.4],'LineStyle','none')

fill([0.00281094527363184 0.00281094527363184 0.00283582089552239 0.00283582089552239],[0.00300995024875622 0.00303482587064677 0.00303482587064677 0.00300995024875622],[0.8,0.7,0.4],'LineStyle','none')

fill([0.00201492537313433 0.00201492537313433 0.00203980099502488 0.00203980099502488],[0.00303482587064677 0.00305970149253731 0.00305970149253731 0.00303482587064677],[0.8,0.7,0.4],'LineStyle','none')

fill([0.00203980099502488 0.00203980099502488 0.00206467661691542 0.00206467661691542],[0.00303482587064677 0.00305970149253731 0.00305970149253731 0.00303482587064677],[0.8,0.7,0.4],'LineStyle','none')

fill([0.00256218905472637 0.00256218905472637 0.00258706467661692 0.00258706467661692],[0.00303482587064677 0.00305970149253731 0.00305970149253731 0.00303482587064677],[0.8,0.7,0.4],'LineStyle','none')

fill([0.00258706467661692 0.00258706467661692 0.00261194029850746 0.00261194029850746],[0.00303482587064677 0.00305970149253731 0.00305970149253731 0.00303482587064677],[0.8,0.7,0.4],'LineStyle','none')

fill([0.00261194029850746 0.00261194029850746 0.00263681592039801 0.00263681592039801],[0.00303482587064677 0.00305970149253731 0.00305970149253731 0.00303482587064677],[0.8,0.7,0.4],'LineStyle','none')

fill([0.00263681592039801 0.00263681592039801 0.00266169154228856 0.00266169154228856],[0.00303482587064677 0.00305970149253731 0.00305970149253731 0.00303482587064677],[0.8,0.7,0.4],'LineStyle','none')

fill([0.00266169154228856 0.00266169154228856 0.0026865671641791 0.0026865671641791],[0.00303482587064677 0.00305970149253731 0.00305970149253731 0.00303482587064677],[0.8,0.7,0.4],'LineStyle','none')

fill([0.0026865671641791 0.0026865671641791 0.00271144278606965 0.00271144278606965],[0.00303482587064677 0.00305970149253731 0.00305970149253731 0.00303482587064677],[0.8,0.7,0.4],'LineStyle','none')

fill([0.00206467661691542 0.00206467661691542 0.00208955223880597 0.00208955223880597],[0.00305970149253731 0.00308457711442786 0.00308457711442786 0.00305970149253731],[0.8,0.7,0.4],'LineStyle','none')

fill([0.00241293532338308 0.00241293532338308 0.00243781094527363 0.00243781094527363],[0.00305970149253731 0.00308457711442786 0.00308457711442786 0.00305970149253731],[0.8,0.7,0.4],'LineStyle','none')

fill([0.00243781094527363 0.00243781094527363 0.00246268656716418 0.00246268656716418],[0.00305970149253731 0.00308457711442786 0.00308457711442786 0.00305970149253731],[0.8,0.7,0.4],'LineStyle','none')

fill([0.00246268656716418 0.00246268656716418 0.00248756218905473 0.00248756218905473],[0.00305970149253731 0.00308457711442786 0.00308457711442786 0.00305970149253731],[0.8,0.7,0.4],'LineStyle','none')

fill([0.00248756218905473 0.00248756218905473 0.00251243781094527 0.00251243781094527],[0.00305970149253731 0.00308457711442786 0.00308457711442786 0.00305970149253731],[0.8,0.7,0.4],'LineStyle','none')

fill([0.00251243781094527 0.00251243781094527 0.00253731343283582 0.00253731343283582],[0.00305970149253731 0.00308457711442786 0.00308457711442786 0.00305970149253731],[0.8,0.7,0.4],'LineStyle','none')

fill([0.00253731343283582 0.00253731343283582 0.00256218905472637 0.00256218905472637],[0.00305970149253731 0.00308457711442786 0.00308457711442786 0.00305970149253731],[0.8,0.7,0.4],'LineStyle','none')

fill([0.00206467661691542 0.00206467661691542 0.00208955223880597 0.00208955223880597],[0.00308457711442786 0.00310945273631841 0.00310945273631841 0.00308457711442786],[0.8,0.7,0.4],'LineStyle','none')

fill([0.00228855721393035 0.00228855721393035 0.0023134328358209 0.0023134328358209],[0.00308457711442786 0.00310945273631841 0.00310945273631841 0.00308457711442786],[0.8,0.7,0.4],'LineStyle','none')

fill([0.0023134328358209 0.0023134328358209 0.00233830845771144 0.00233830845771144],[0.00308457711442786 0.00310945273631841 0.00310945273631841 0.00308457711442786],[0.8,0.7,0.4],'LineStyle','none')

fill([0.00233830845771144 0.00233830845771144 0.00236318407960199 0.00236318407960199],[0.00308457711442786 0.00310945273631841 0.00310945273631841 0.00308457711442786],[0.8,0.7,0.4],'LineStyle','none')

fill([0.00236318407960199 0.00236318407960199 0.00238805970149254 0.00238805970149254],[0.00308457711442786 0.00310945273631841 0.00310945273631841 0.00308457711442786],[0.8,0.7,0.4],'LineStyle','none')

fill([0.00238805970149254 0.00238805970149254 0.00241293532338308 0.00241293532338308],[0.00308457711442786 0.00310945273631841 0.00310945273631841 0.00308457711442786],[0.8,0.7,0.4],'LineStyle','none')

fill([0.00208955223880597 0.00208955223880597 0.00211442786069652 0.00211442786069652],[0.00310945273631841 0.00313432835820896 0.00313432835820896 0.00310945273631841],[0.8,0.7,0.4],'LineStyle','none')

fill([0.00218905472636816 0.00218905472636816 0.00221393034825871 0.00221393034825871],[0.00310945273631841 0.00313432835820896 0.00313432835820896 0.00310945273631841],[0.8,0.7,0.4],'LineStyle','none')

fill([0.00221393034825871 0.00221393034825871 0.00223880597014925 0.00223880597014925],[0.00310945273631841 0.00313432835820896 0.00313432835820896 0.00310945273631841],[0.8,0.7,0.4],'LineStyle','none')

fill([0.00223880597014925 0.00223880597014925 0.0022636815920398 0.0022636815920398],[0.00310945273631841 0.00313432835820896 0.00313432835820896 0.00310945273631841],[0.8,0.7,0.4],'LineStyle','none')

fill([0.0022636815920398 0.0022636815920398 0.00228855721393035 0.00228855721393035],[0.00310945273631841 0.00313432835820896 0.00313432835820896 0.00310945273631841],[0.8,0.7,0.4],'LineStyle','none')

fill([0.00211442786069652 0.00211442786069652 0.00213930348258706 0.00213930348258706],[0.00313432835820896 0.0031592039800995 0.0031592039800995 0.00313432835820896],[0.8,0.7,0.4],'LineStyle','none')

fill([0.00213930348258706 0.00213930348258706 0.00216417910447761 0.00216417910447761],[0.00313432835820896 0.0031592039800995 0.0031592039800995 0.00313432835820896],[0.8,0.7,0.4],'LineStyle','none')

fill([0.00216417910447761 0.00216417910447761 0.00218905472636816 0.00218905472636816],[0.00313432835820896 0.0031592039800995 0.0031592039800995 0.00313432835820896],[0.8,0.7,0.4],'LineStyle','none')
